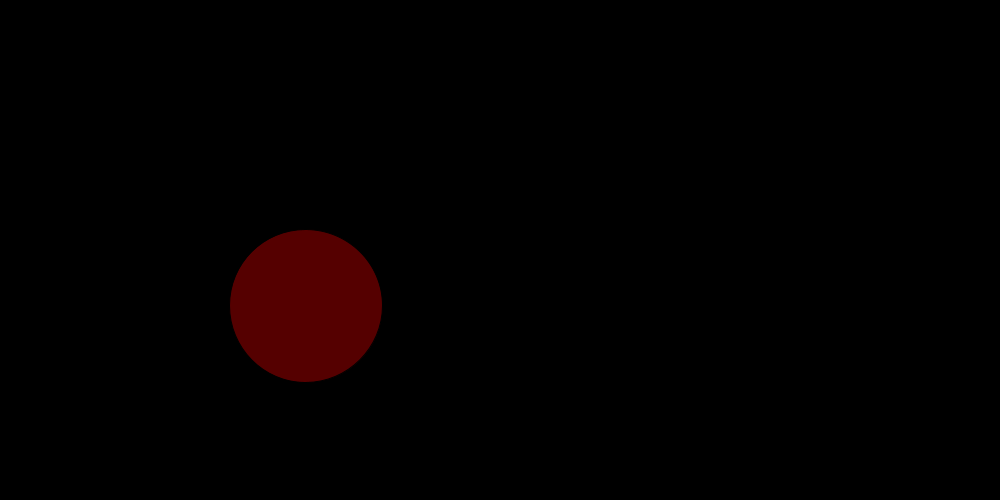
Frame 1 (no input)
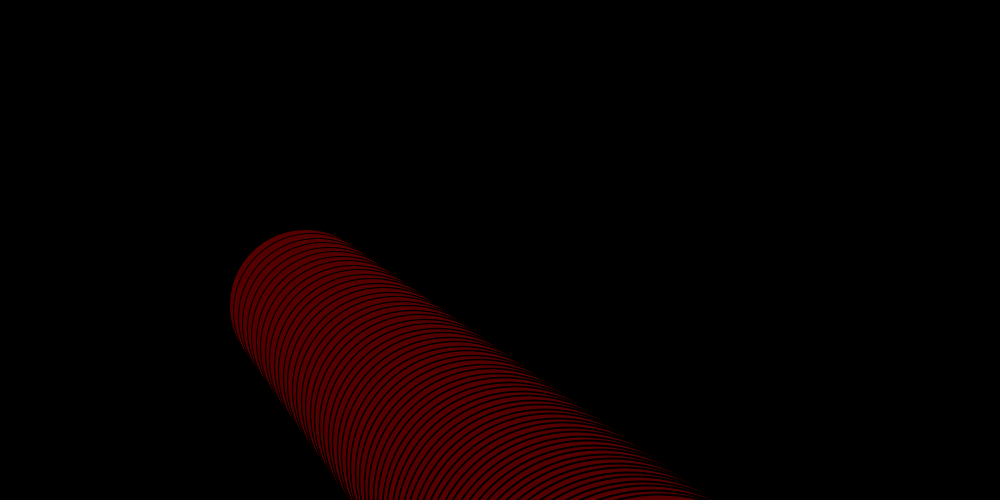
Frame 60 (the mouse pressed at the canvas centre just before this capture)
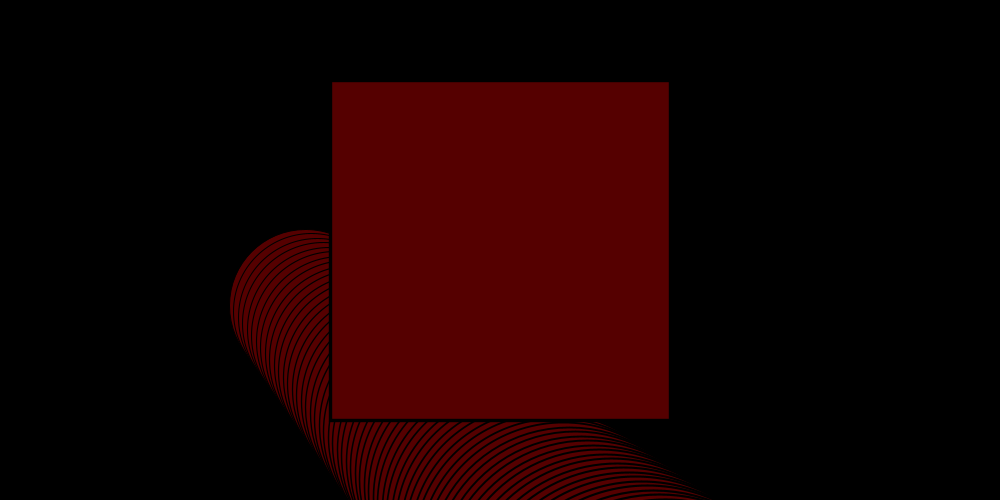
Frame 120 (the mouse held since frame 60 and released just before this capture)

The Processing sketch that drew these frames (run headless with seeded random() and noise(); from frame 60 on, the mouse is pressed at the canvas centre):

// Processing sketch: processing_129592
// ── processing_129592.pde

float timer = 0.0;
float myscale = 1.0;
float myscaleSpeed = 0.02;


void setup()

{
  size(1000,500);
  frameRate(30);
  background(0);
}

void draw()
{
  fill(color(#550000));
  timer = timer + (1.0 / 30.0);
  myscale = myscale + myscaleSpeed;
  if (myscale >= 4)
   {
     myscaleSpeed = -0.02; 
   }
  
  if (timer >= 2.0 && timer < 10.0)
  {
    
    pushMatrix();
    translate(width/2,height/2);
    scale(myscale);
    rectMode(CENTER);
    rect(0,0,100,100);
    popMatrix();
  }
else if (timer >= 3.0);
  {
   pushMatrix();
   scale(myscale);
   ellipseMode(CENTER);
   ellipse(300,300,150,150);
   popMatrix();
  }

}
